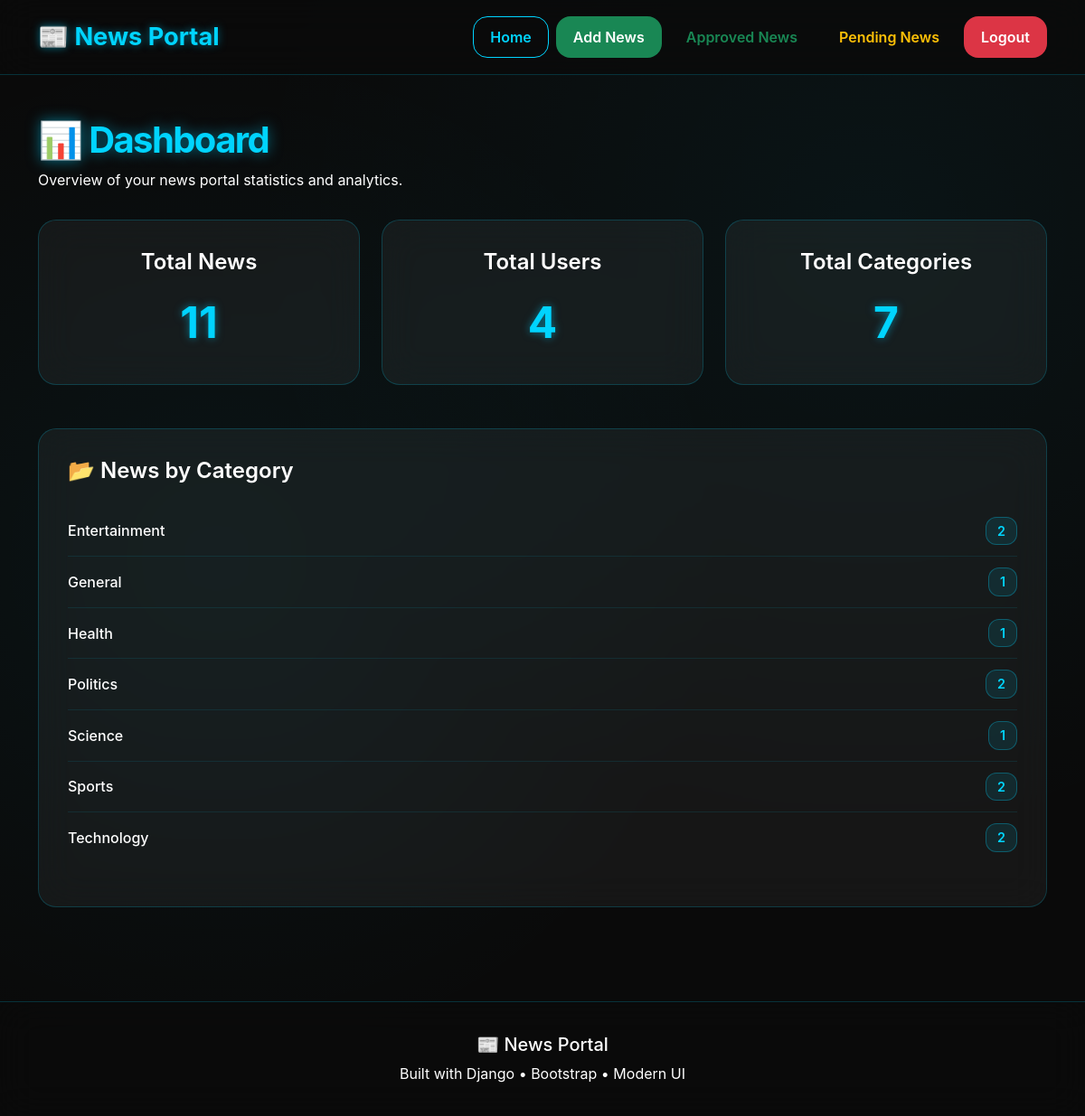
/dashboard/ (signed in), run on the app's committed database.
### newsapp/models.py (models this page shows, shortened)
class Category(models.Model):
    name = models.CharField(max_length=100)

### newsapp/views.py (the view)
# urls.py: path('dashboard/', views.dashboard, name='dashboard'),
@login_required
def dashboard(request):
    category_data = News.objects.values(
        'category__name'
    ).annotate(total=Count('id'))
    context = {
        'total_news': News.objects.count(),
        'total_users': User.objects.count(),
        'total_categories': Category.objects.count(),
        'category_data': category_data,
    }
    return render(request, 'dashboard.html', context)

### templates/dashboard.html (shortened to what this page needs)
{% extends "base.html" %}
{% block content %}
    <div class="mb-4">
        <h1 class="page-title">📊 Dashboard</h1>
        <p class="page-subtitle">Overview of your news portal statistics and analytics.</p>
    </div>
    <div class="row g-4 mb-5">
        <div class="col-md-4">
            <div class="stats-card">
                <h4>Total News</h4>
                <p class="stat-number">{{ total_news }}</p>
            </div>
        </div>
        <div class="col-md-4">
            <div class="stats-card">
                <h4>Total Users</h4>
                <p class="stat-number">{{ total_users }}</p>
            </div>
        </div>
        <div class="col-md-4">
            <div class="stats-card">
                <h4>Total Categories</h4>
                <p class="stat-number">{{ total_categories }}</p>
            </div>
        </div>
    </div>
    <div class="category-panel">
        <h4>📂 News by Category</h4>
        <ul class="category-list">
        {% for item in category_data %}
            <li>
                <span class="category-name">{{ item.category__name }}</span>
                <span class="category-count">{{ item.total }}</span>
            </li>
        {% empty %}
            <li>
                <span class="category-name">No data available</span>
                <span class="category-count">0</span>
            </li>
        {% endfor %}
        </ul>
    </div>
</div>
{% endblock %}

### data on the page
Category: category__name "Entertainment", total "2"
Category: category__name "General", total "1"
Category: category__name "Health", total "1"
Category: category__name "Politics", total "2"
Category: category__name "Science", total "1"
Category: category__name "Sports", total "2"
Category: category__name "Technology", total "2"

### other printed values
{{ total_news }} "11"
{{ total_users }} "4"
{{ total_categories }} "7"
